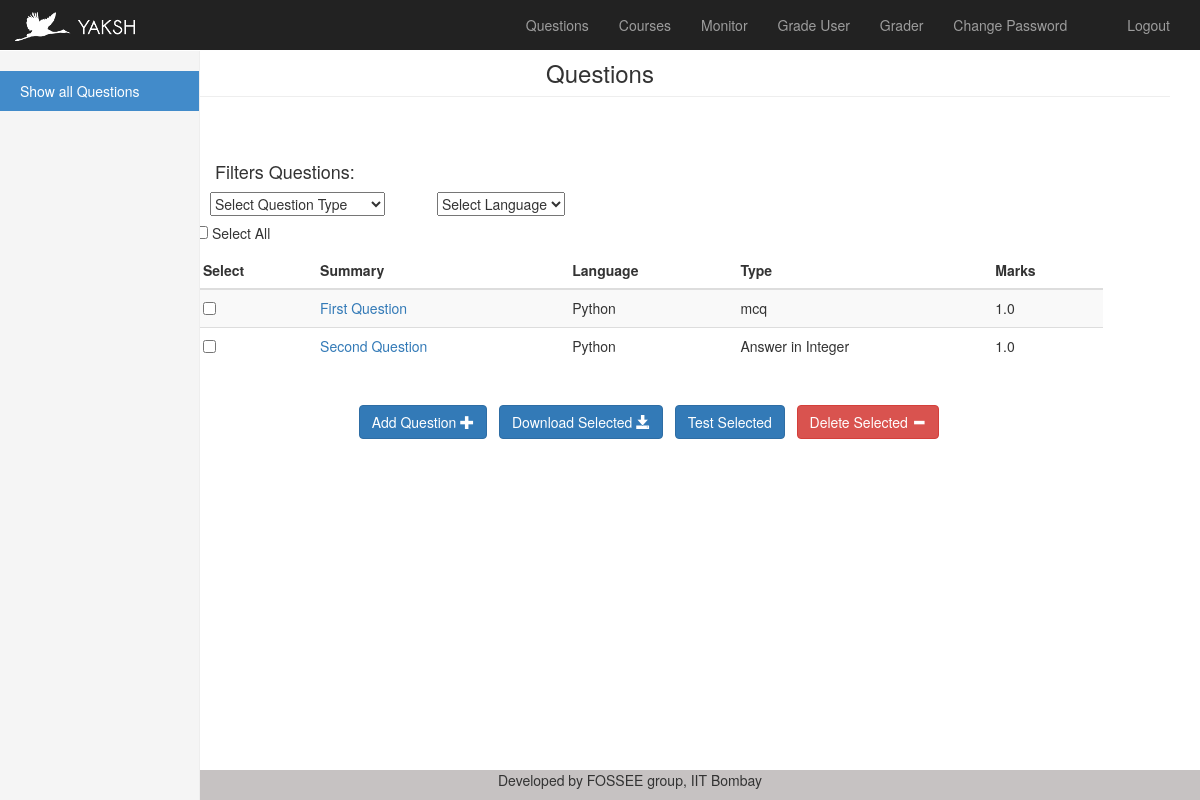
/exam/manage/questions (signed in), run on the app's committed database.
### tables this page shows
CREATE TABLE yaksh_question (id integer NOT NULL PRIMARY KEY AUTOINCREMENT, summary varchar (256) NOT NULL, description text NOT NULL, points real NOT NULL, language varchar (24) NOT NULL, type varchar (24) NOT NULL, active bool NOT NULL, snippet text, partial_grading bool, grade_assignment_upload bool, user_id integer NOT NULL REFERENCES auth_user (id), min_time integer NOT NULL, solution text);

### views.py (the view)
@app.route('/exam/manage/questions')
@login_required
def show_questions():
    conn = sql.connect('db.sqlite3')
    conn.row_factory = sql.Row
    questions = []
    records = conn.execute("select * from yaksh_question")
    for record in records:
        questions.append(record)
    form = QuestionFilterForm()
    return render_template('yaksh/showquestions.html',form = form,questions = questions)

### forms.py
class QuestionFilterForm(FlaskForm):
    marks = SelectField(coerce=int,choices =[])
    language = SelectField(choices = languages)
    question_type = SelectField(choices=question_types)

### views.py (called while the page is built)
def login_required(f):
    @wraps(f)
    def wrap(*args, **kwargs):
        if 'logged_in' in session:
            return f(*args, **kwargs)
        else:
            return redirect(url_for('user_login'))
    return wrap

### templates/yaksh/showquestions.html (shortened to what this page needs)
{% extends "manage.html" %}
{% block pagetitle %} Questions {% endblock pagetitle %}
{% block content %}
<div class="row">
    <div class="col-sm-3 col-md-2 sidebar">
      <ul class="nav nav-sidebar nav-stacked">
      <li class="active"><a href="#show" data-toggle="pill" > Show all Questions</a></li>
      </ul>
    </div>
<div class="tab-content col-md-9 col-md-offset-2 main">
<div id="show" class= "tab-pane fade in active">
<form name=frm action="" method="post">
<br><br>
<form name=frm action="" method="post">
<div class="row" id="selectors">
    <h4 style="padding-left: 20px;">Filters Questions: </h4>
    <div class="col-md-3">
        {{ form.question_type }}
    </div>
    <div class="col-md-3">
        {{ form.language }}
    </div>
<br>
<div id="filtered-questions">
{% if questions %}
<h5><input id="checkall" type="checkbox"> Select All </h5>
<table id="questions-table" class="tablesorter table table table-striped">
    <thead>
    <tr>
    <th> Select </th>
    <th> Summary </th>
    <th> Language </th>
    <th> Type </th>
    <th> Marks </th>
    </tr>
    </thead>
    <tbody>
{% for question in questions %}
<tr>
<td>
<input type="checkbox" name="question" value="{{ question.id }}">
</td>
<td><a href="{{URL_ROOT}}/exam/manage/addquestion/{{ question.id }}">{{question.summary}}</a></td>
<td>{{question.language}}</td>
<td>{{question.type}}</td>
<td>{{question.points}}</td>
</tr>
{% endfor %}
</tbody>
</table>
{% endif %}
</div>
<br>
<center>
<button class="btn btn-primary" type="button" onclick='location.replace("{{URL_ROOT}}/exam/manage/addquestion/");'>Add Question <span class="glyphicon glyphicon-plus"></span></button>&nbsp;&nbsp;
{% if questions %}
<button class="btn btn-primary" type="submit" name='download' value='download'>Download Selected <span class="glyphicon glyphicon-save"></span></button>&nbsp;&nbsp;
<button class="btn btn-primary" type="submit" name="test" value="test">Test Selected</button>&nbsp;&nbsp;
{% endif %}
<button class="btn btn-danger" type="submit" onClick="return confirm_delete(frm);" name='delete' value='delete'>Delete Selected <span class="glyphicon glyphicon-minus"></span></button>
</center>
</form>
</div>
</div>
</div>
{% endblock %}

### static/yaksh/css/theme.css (style rules this page uses)
body { padding-top: 70px; padding-bottom: 30px; }

### static/yaksh/css/sticky-footer.css (style rules this page uses)
html { position: relative; min-height: 100%; }
body { margin-bottom: 60px; }

### static/yaksh/css/dashboard.css (style rules this page uses)
body { padding-top:30px; }
@media (min-width: 768px) { .sidebar { position: fixed; top: 51px; bottom: 0; left: 0; z-index: 1000; display: block; padding: 20px; overflow-x: auto; overflow-y: auto; background-color: #f5f5f5; border-right: 1px solid #eee; } }
.nav-sidebar { margin-right: -21px; margin-bottom: 20px; margin-left: -20px; }
.nav-sidebar > li > a { padding-right: 20px; padding-left: 20px; }
.nav-sidebar > .active > a, .nav-sidebar > .active > a:hover, .nav-sidebar > .active > a:focus { color: #fff; background-color: #428bca; }
.main { padding: 0px; }
@media (min-width: 768px) { .main { padding-right: 0px; padding-left: 0px; } }
.main { margin-top: 0; }
.header { margin: 30px 0 15px; border-bottom: 1px solid #eee; }

### data on the page
yaksh_question: summary "First Question", language "Python", type "mcq", points "1.0"
yaksh_question: summary "Second Question", language "Python", type "Answer in Integer", points "1.0"
